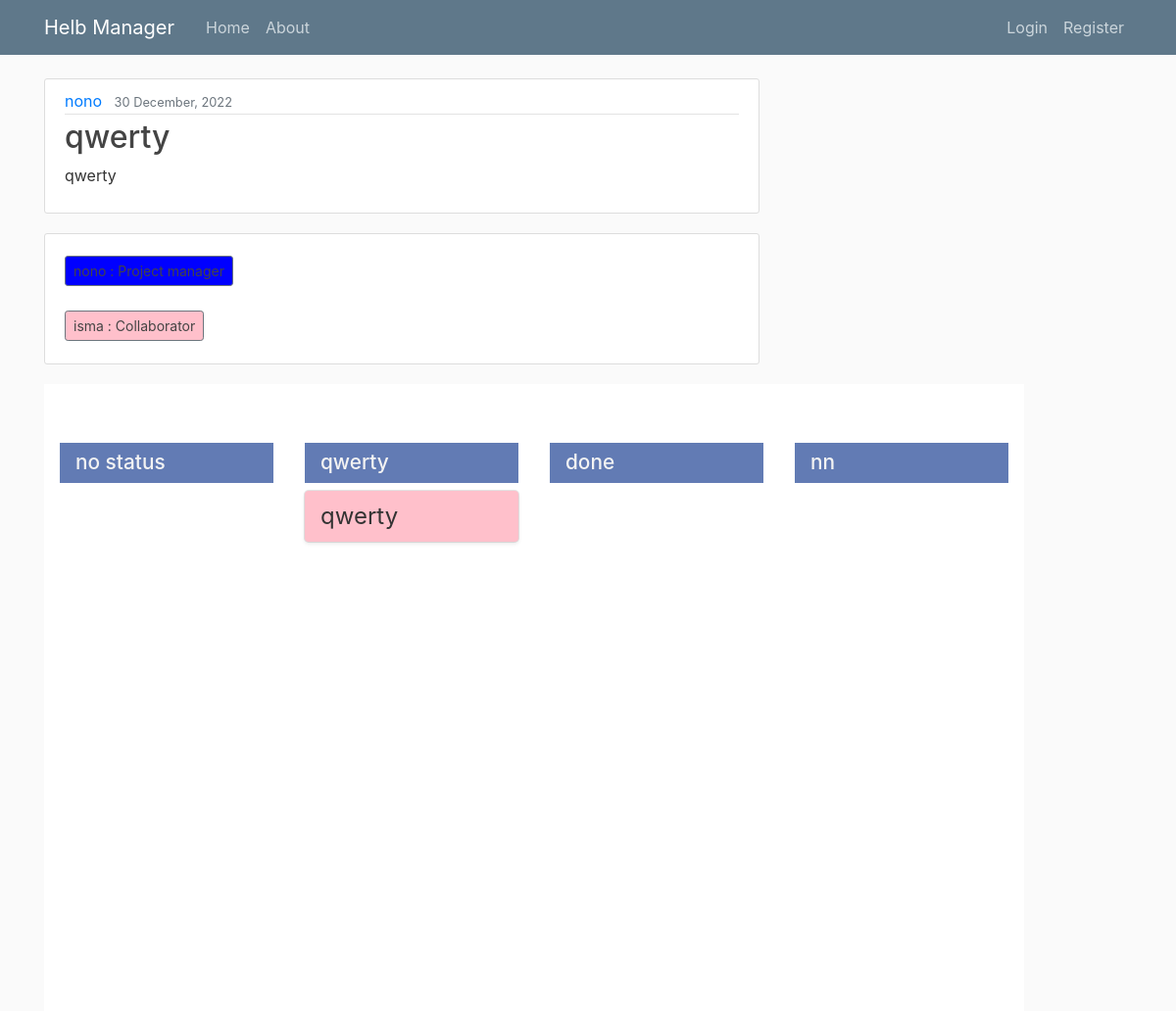
/project/10/, run on the app's committed database.
### manager_app/models.py (models this page shows, shortened)
class Project(models.Model): #creation de la table projet dans la bd
    title = models.CharField(max_length=100) #titre de taille limité
    content = models.TextField()
    status = models.CharField(max_length=100)
    collaborators = models.CharField(max_length=100)
    date_posted = models.DateTimeField(default=timezone.now)
    author = models.ForeignKey(User, on_delete=models.CASCADE ) #user par defaut, une entree dans la table users

class Task(models.Model):
    project = models.ForeignKey(Project, on_delete=models.CASCADE)
    title_task = models.CharField(max_length=100)
    assign_to = models.CharField(max_length=100)
    status_task = models.CharField(max_length=100, default='no status')

### manager_app/views.py (the view)
# urls.py: path('project/<int:pk>/', ProjectDetailView.as_view(), name = 'project-detail'),
class ProjectDetailView(DetailView):
    model = Project
    def get_context_data(self, **kwargs):
        tasks = Task.objects.all()
        project = self.get_object()
        users = User.objects.values()
        status = project.status
        tabStatus = []
        tabStatus.append('no status')
        tabStatus += status.split(";")
        collaborators = project.collaborators
        context = super().get_context_data(**kwargs)
        context['tabStatus'] = tabStatus
        tabCollaborators = []
        cpt = 0
        for u in users:
            name = users[cpt]['username']
            if collaborators.find(name) != -1:
                tabCollaborators.append(name)
            cpt=cpt+1 # pour parcourir tt ma table user
        tabCollaborators.append(project.author.username)
        context['tabCollaborators'] = tabCollaborators
        context['users'] = users
        context['tasks'] = tasks
        colors = ["red", "green", "blue", "orange", "purple", "pink", "gray", "brown", "gold", "silver"]
        collaborator_colors = {}
        for collaborator in tabCollaborators:
            color = random.sample(colors, 1)[0]
            collaborator_colors[collaborator] = color
            colors.remove(color)
        context['collaborator_colors'] = collaborator_colors
        return context

### manager_app/templates/manager_app/project_detail.html (shortened to what this page needs)
{% extends "manager_app/base.html" %}
{% load static %}
{% block content %}
<link rel="stylesheet" href="{% static 'manager_app/styleDragDrop.css' %}">
<article class="media content-section">
  <div class="media-body">
    <div class="article-metadata">
      <a class="mr-2" href="#">{{ object.author }}</a>
      <small class="text-muted">{{ object.date_posted|date:"d F, Y" }}</small>
    </div >
    <h2 class="article-title">{{ object.title }}</h2>
    <p class="article-content">{{ object.content }}</p>
  </div>
</article>
<article class="media content-section">
  <div>
    {% for collaborator, color in collaborator_colors.items %}
      {% if collaborator == object.author.username %}
        <h1><a class="btn btn-secondary btn-sm mt-1 mb-1" style="background-color: {{color}}"> {{ object.author }} : Project manager</a></h1>
      {% endif %}
    {% endfor %}
    {% for collaborator, color in collaborator_colors.items %}
      {% if collaborator != object.author.username %}
        <h1><a class="btn btn-secondary btn-sm mt-1 mb-1" style="background-color: {{color}}"> {{ collaborator }} : Collaborator</a></h1>
      {% endif %}
    {% endfor %}
  </div>
</article>
  <div class="todo-container">
    {% for status in tabStatus %}
    <div class="status">
      <div>
          <h1>{{ status }}</h1>
      </div>
      {% for task in tasks %}
        {% if task.project.id == project.id %}
          {% if task.status_task == status %}
            {% for collaborator, color in collaborator_colors.items %}
              {% if collaborator == task.assign_to %}
                <div project_id = "{{ project.id }}" task_id = "{{ task.id }}" class="todo" draggable="true" style="background-color: {{color}}" >
                  {{ task.title_task }}
                </div>
              {% endif %}
            {% endfor %}
          {% endif %}
        {% endif %}
      {% endfor %}
    </div>
    {% endfor %}
  </div>
{% endblock content %}

### manager_app/static/manager_app/main.css (style rules this page uses)
body { background: #fafafa; color: #333333; margin-top: 5rem; }
h1, h2, h3, h4, h5, h6 { color: #444444; }
.content-section { background: #ffffff; padding: 10px 20px; border: 1px solid #dddddd; border-radius: 3px; margin-bottom: 20px; }
.article-title { color: #444444; }
.article-content { white-space: pre-line; }
.article-metadata { padding-bottom: 1px; margin-bottom: 4px; border-bottom: 1px solid #e3e3e3 }

### manager_app/static/manager_app/styleDragDrop.css (style rules this page uses)
.todo-container { width: 1000px; height: 80vh; display: flex; }
.status { width: 25%; background-color: #ffffff; position: relative; padding: 60px 1rem 0.5rem; }
.status:nth-child(even) { background-color: #ffffff; }
.status h1 { position: relative; top: 0; left: 0; background-color: #627bb4; color: #f3f3f3; margin: 0; width: 100%; padding: 0.5rem 1rem; font-size: 130%; }
.todo { display: flex; justify-content: space-between; align-items: center; position: relative; background-color: rgba(108, 26, 26, 0.3); box-shadow: rgba(15, 15, 15, 0.1) 0px 0px 0px 1px, rgba(15, 15, 15, 0.1) 0px 2px 4px; border-radius: 4px; padding: 0.5rem 1rem; font-size: 1.5rem; margin: 0.5rem 0; }

### data on the page
Project: author "nono", date_posted "30 December, 2022", title "qwerty", content "qwerty", author "nono"
Task: title_task "qwerty"

### other printed values
{{ collaborator }} "isma"
{{ status }} "no status" "qwerty" "done" "nn"
